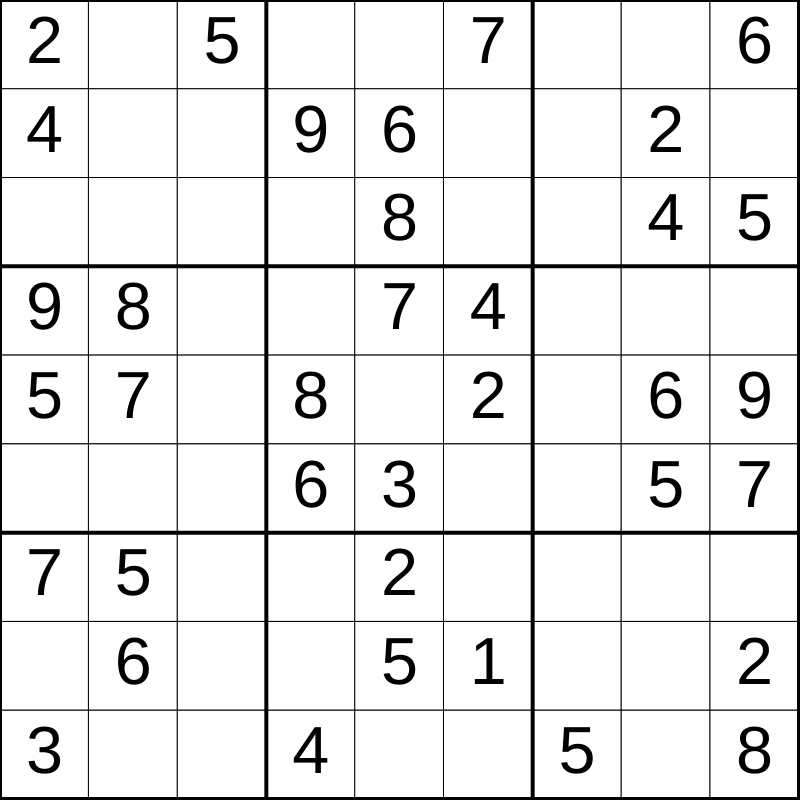
Frame 1 (no input)
Frame 60 (no input): identical to frame 1, image omitted
Frame 120 (the mouse pressed at the canvas centre since frame 60): identical to frame 1, image omitted

The p5.js sketch that drew this single still picture (run headless with seeded random() and noise() and a simulated clock; from frame 60 on, the mouse is pressed at the canvas centre):

// p5.js sketch
// ── sketch.js
// Sodoku
// Name
// Date
//
// Extra for Experts:
// - describe what you did to take this project "above and beyond"


let initialGrid = [
  [2, 0, 5, 0, 0, 7, 0, 0, 6],
  [4, 0, 0, 9, 6, 0, 0, 2, 0],
  [0, 0, 0, 0, 8, 0, 0, 4, 5],
  [9, 8, 0, 0, 7, 4, 0, 0, 0],
  [5, 7, 0, 8, 0, 2, 0, 6, 9],
  [0, 0, 0, 6, 3, 0, 0, 5, 7],
  [7, 5, 0, 0, 2, 0, 0, 0, 0],
  [0, 6, 0, 0, 5, 1, 0, 0, 2],
  [3, 0, 0, 4, 0, 0, 5, 0, 8],
];

let gridDimensions = 9;
let cellSize;
let grid;

function setup() {
  if (windowWidth < windowHeight) {
    createCanvas(windowWidth * 0.8, windowWidth * 0.8);
  }
  else {
    createCanvas(windowHeight * 0.8, windowHeight * 0.8);
  }

  cellSize = (width - 1) /gridDimensions;

  grid = initialGrid;
}

function draw() {
  background(220);
  displayGrid();

}

function displayGrid() {
  for (let y = 0; y < gridDimensions; y++) {
    for (let x = 0; x < gridDimensions; x++) {
      // draw the square
      fill("white");
      strokeWeight(1);
      rect(x*cellSize, y*cellSize, cellSize, cellSize);
      
      // show the number
      if (grid[y][x] !== 0) {
        fill("black");
        textSize(cellSize*0.75);
        textAlign(CENTER, CENTER);
        text(grid[y][x], x * cellSize + cellSize / 2, y * cellSize + cellSize / 2); 
        
      }
    }
  }
  drawCageLines();
}

function drawCageLines() {
  strokeWeight(4);
  for (let location = 0; location <= 9; location += 3) {
    line(0, cellSize * location, width, cellSize*location);
    line(cellSize * location, 0, cellSize*location, height);
    
  }
}
